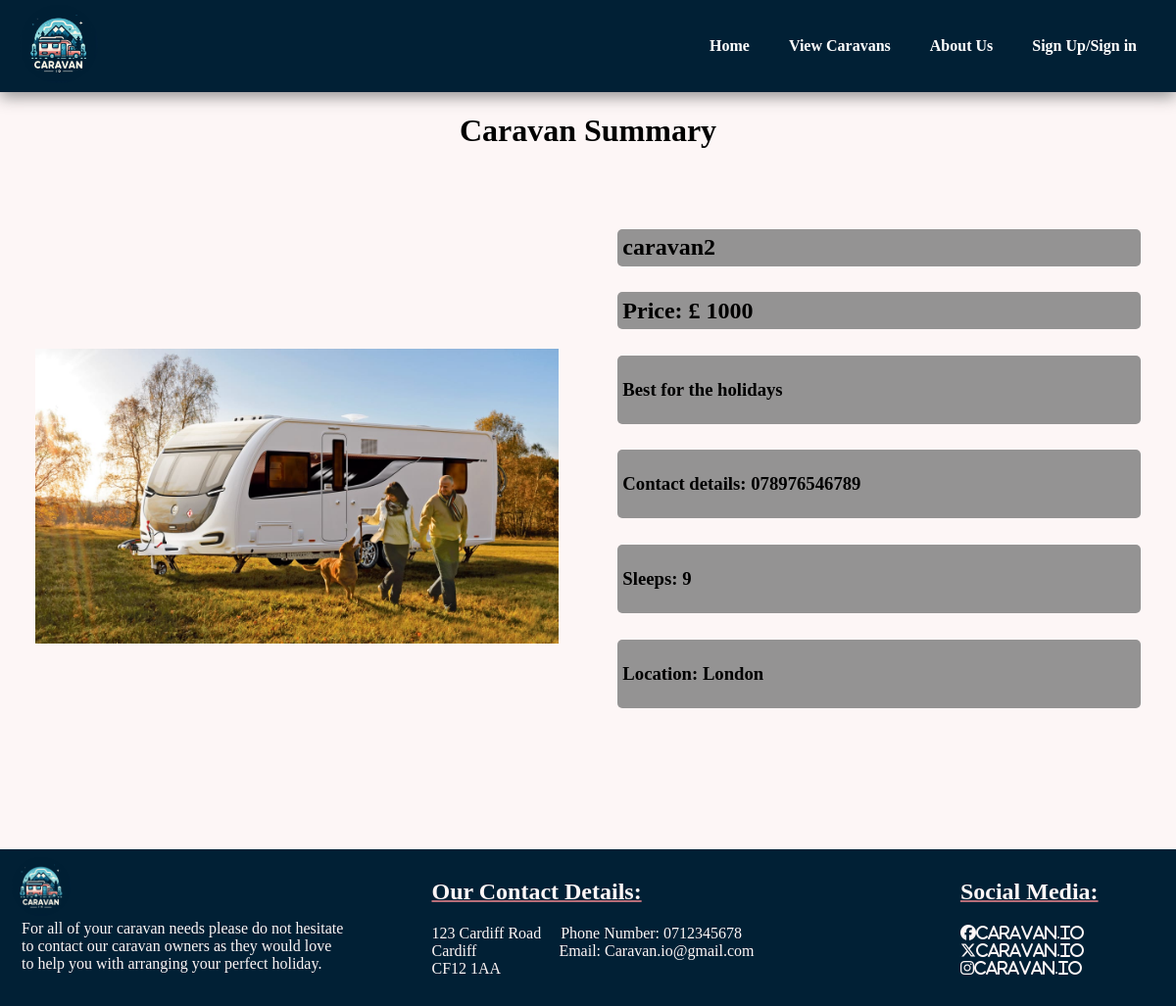
/CaravanSummary/caravansummmary.php?id=83, run on the app's committed database.
### tables this page shows
CREATE TABLE `listinginput` (
  `id` int(20) NOT NULL,
  `title` varchar(50) NOT NULL,
  `price` bigint(20) NOT NULL,
  `description` varchar(200) NOT NULL,
  `contact` varchar(250) NOT NULL,
  `qty` int(250) NOT NULL,
  `location` varchar(250) NOT NULL,
  `image` blob NOT NULL,
  `user_id` int(11) NOT NULL
);

### CaravanSummary/caravansummmary.php (the view, shortened to what this page needs)
<?php
$mysqli = require __DIR__."/database.php";
$caravan_id = $_GET['id'];
$sql = "SELECT * FROM listinginput WHERE id = $caravan_id";
$result = $mysqli->query($sql);
if ($result && $result->num_rows > 0) {
    $row = $result->fetch_assoc();
    $caravan_title = htmlspecialchars($row['title']);
    $sleeps = htmlspecialchars($row['qty']);
    $location = htmlspecialchars($row['location']);
    $price = htmlspecialchars($row['price']);
    $description = htmlspecialchars($row['description']);
    $contact = htmlspecialchars($row['contact']);
} else {
    echo "Caravan not found!";
}
$user = null;
?>
<!DOCTYPE html>
<html lang="en">
<head>
    <link rel="stylesheet" href="caravansummary.css">
</head>
<body>
<?php if (isset($_SESSION["user_id"])): ?>
    <section id="header">
        <a href="/MainProgram/MainPage/mainLoged.php"><img src="/MainProgram/img/logo.jpg" width="80" height="auto" class="logo"></a>
        <div>
            <ul id="navbar">
                <li><a class="active" href="/MainProgram/MainPage/mainLoged.php">Home</a></li>
                <li><a href="/MainProgram/viewCaravans/viewcaravans.php">View Caravans</a></li>
                <li><a href="/MainProgram/aboutUs/aboutus.php">About Us</a></li>
                <li><img src="/MainProgram/img/userprofile2.png" onclick="toggleMenu()" width="35" height="auto"></li>
            </ul>
            <div class="sub-menu-wrap" id="subMenu">
                <div class="sub-menu">
                    <div class="user-info">
                        <img src="/MainProgram/img/userprofile2.png" width="35" height="auto">
                        <h2><?= isset($user["first_name"]) ? htmlspecialchars($user["first_name"]) : "Guest" ?></h2>
                    </div>
                    <hr>
                    <a href="/MainProgram/addListing/phpdemo1.php" class="sub-menu-link">
                        <img src="/MainProgram/img/add.png" width="17" height="auto">
                        <p>Add Listing</p>
                        <span>></span>
                    </a>
                    <a href="/MainProgram/editListing/EditListing.php" class="sub-menu-link">
                        <img src="/MainProgram/img/edit.png" width="17" height="auto">
                        <p>Edit Listing</p>
                        <span>></span>
                    </a>
                    <a href="/MainProgram/MainPage/logout.php" class="sub-menu-link">
                        <img src="/MainProgram/img/logout.png" width="17" height="auto">
                        <p>Log Out</p>
                        <span>></span>
                    </a>
                </div>
            </div>
        </div>
        <script>
            let subMenu = document.getElementById("subMenu");
            function toggleMenu() {
                subMenu.classList.toggle("open-menu");
            }
        </script>
    </section>
<?php else: ?>
    <section id="header">
        <a href="/MainProgram/index.php"><img src="/MainProgram/img/logo.jpg" width="80" height="auto" class="logo"></a>
        <div>
            <ul id="navbar">
                <li><a class="active" href="/MainProgram/index.php">Home</a></li>
                <li><a href="/MainProgram/viewCaravans/viewcaravans.php">View Caravans</a></li>
                <li><a href="/MainProgram/aboutUs/aboutus.php">About Us</a></li>
                <li><a href="/MainProgram/loginFormFolder/login.php">Sign Up/Sign in</a></li>
            </ul>
        </div>
    </section>
<?php endif; ?>
<h1>Caravan Summary</h1>
<div id="Caravandetails" class="caravan_summary">
    <div class="summaryimage">
        <?php
        if (!empty($row['image'])) {
            $imagePath = "/MainProgram/addListing/uploads/" . $row['image'];
            echo '<img src="' . $imagePath . '" />';
        } else {
            echo '<img src="uploads/placeholder.jpg" />';
        }
        ?>
    </div>
    <div class="details">
        <div class="title">
            <h2><?= $caravan_title ?></h2>
        </div>
        <div class="price">
            <h2> <?php echo "Price: £ ". $price ?></h2>
        </div>
        <div class="Description">
            <h3><?= $description ?></h3>
        </div>
        <div class="Contact">
            <h3><?php echo "Contact details: ".$contact ?></h3>
        </div>
        <div class="Sleeps">
            <h3><?php echo "Sleeps: ". $sleeps ?></h3>
        </div>
        <div class="Location">
            <h3><?php echo "Location: ".$location ?></h3>
        </div>
    </div>
</div>
<footer>
    <div class="footer-row">
        <div class="col">
            <img src="/MainProgram/img/logo.jpg" class="logo">
            <p>For all of your caravan needs please do not hesitate<br>
                to contact our caravan owners as they would love <br>
                to help you with arranging your perfect holiday.</p>
        </div>
        <div class="contact">
            <h2> Our Contact Details:</h2>
            <p>
                123 Cardiff Road &nbsp;&nbsp;&nbsp; Phone Number: 0712345678<br>
                Cardiff &nbsp;&nbsp;&nbsp;&nbsp;&nbsp;&nbsp;&nbsp;&nbsp;&nbsp;&nbsp;&nbsp;&nbsp;&nbsp;
                &nbsp;&nbsp;&nbsp;&nbsp;&nbsp; Email: Caravan.io@gmail.com <br>
                CF12 1AA <br>
            </p>
        </div>
        <div class="col">
            <h2>Social Media:</h2>
            <i class="fa-brands fa-facebook">Caravan.io</i><br>
            <i class="fa-brands fa-x-twitter">Caravan.io</i><br>
            <i class="fa-brands fa-instagram">Caravan.io</i>
        </div>
    </div>
</footer>
</body>
</html>

### CaravanSummary/caravansummary.css (style rules this page uses)
body { background-color: #FDF6F6; margin: 0; padding: 0; height: 100%; }
a { text-decoration: none; color: inherit; font-weight: 900; }
#header { display: flex; align-items: center ; justify-content: space-between; padding: 5px 20px; background:#012035 ; box-shadow: 0 5px 15px #949393; z-index: 1; position: sticky; top: 0; left: 0; }
#navbar { display: flex; align-items: center ; justify-content: center; }
#navbar li { list-style: none; padding: 0 20px; }
#navbar li a { text-decoration: none; font-size: 16px; font-weight: 600; color: white ; }
#header img { border-radius: 50%; }
footer { width: 100%; position: relative; background-color: #012035; height: 160px; bottom: 0; }
.footer-row .logo { height: auto ; width: 60px; border-radius: 50%; margin-top: 2%; }
footer p { padding:0 0 0 10px ; margin-top: 0 ; color: #FDF6F6; }
footer h2 { color: #FDF6F6; align-items: center; margin-top: 30px; padding: 0 0 0 10px; text-decoration: underline 2px #B76E79 ; }
.footer-row { width: 98%; margin: auto; display: flex; flex-wrap: wrap; align-items: flex-start; justify-content: space-between; }
.col { flex-basis: 33%; }
.col i { color: #FDF6F6; padding: 0 0 0 10px; margin: auto; }
.col h2 { position: relative; margin-top: 30px; }
.col i , .col h2 { padding-left: 180px; }
h1 { text-align: center; }
.caravan_summary { display: flex; align-items: center; justify-content: center; height: 40%; margin-bottom: 2%; padding-bottom: 5%; }
.summaryimage { flex: 1; padding-right: 5%; margin-left: 3%; margin-top: 5%; }
.summaryimage img { max-width: 100%; height: auto; align-items: center; align-content: center; }
.details { height: 100%; flex: 1; margin-right: 3%; margin-top: 5%; }
.details h2 { margin: 0; }
.title { background-color: #949393; border-radius: 5px; padding: 1% 1% 1% 1%; }
.price { margin-top: 5%; background-color: #949393; border-radius: 5px; padding: 1% 1% 1% 1%; }
.Description { margin-top:5%; background-color: #949393; border-radius: 5px; padding: 1% 1% 1% 1%; }
.Contact { margin-top: 5%; background-color: #949393; border-radius: 5px; padding: 1% 1% 1% 1%; }
.Sleeps { margin-top: 5%; background-color: #949393; border-radius: 5px; padding: 1% 1% 1% 1%; }
.Location { margin-top: 5%; background-color: #949393; border-radius: 5px; padding: 1% 1% 1% 1%; margin-bottom: 5vw; }

### data on the page
listinginput: image (picture), title "caravan2", price "1000", description "Best for the holidays", contact "078976546789", qty "9", location "London"
